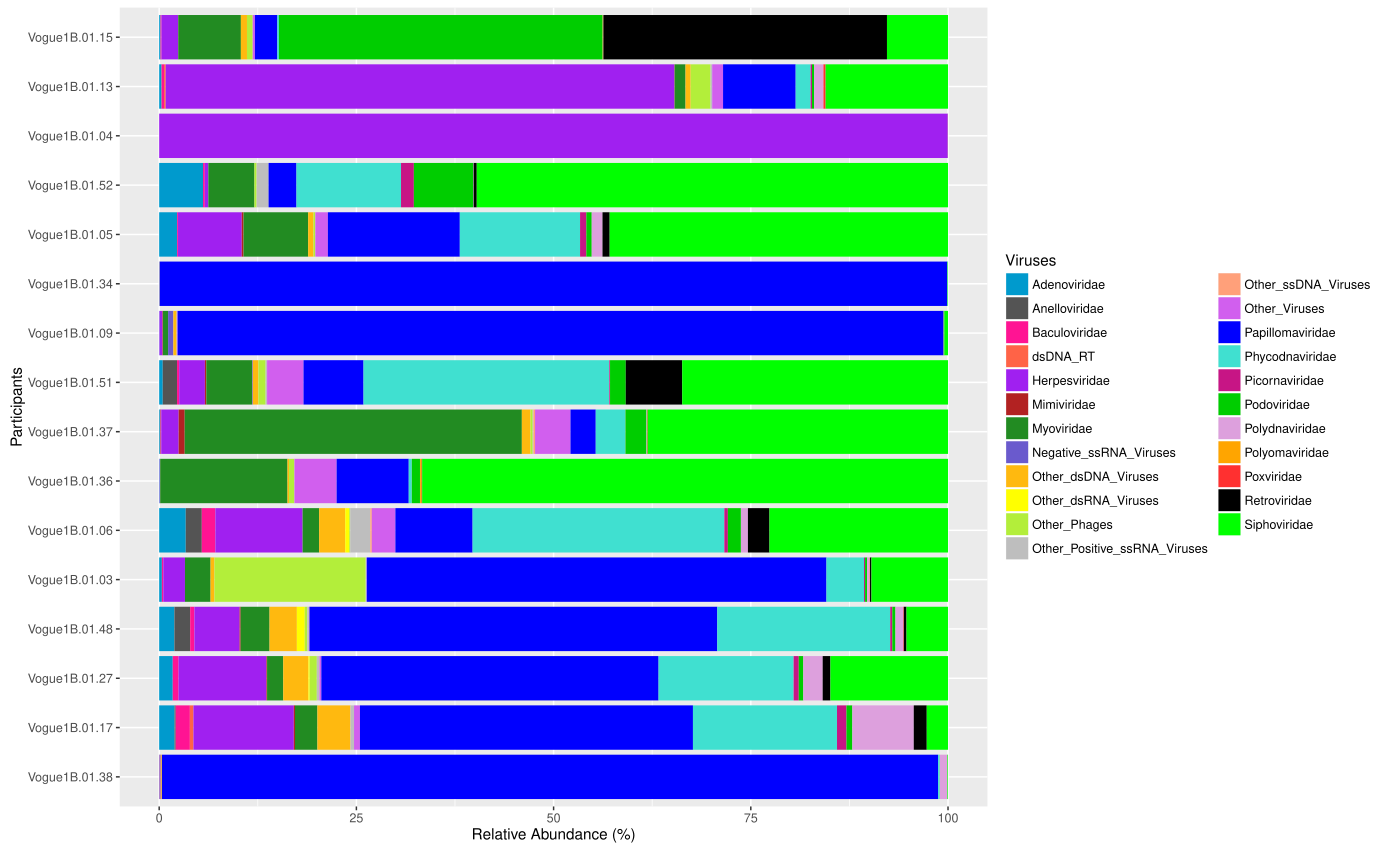

The script that drew this image:
#1B: Suppressed
data <- read.csv("viral_groups_1B.csv")

#suppressed women
sup <- data %>%
  select(Viruses, Vogue1B.01.03, Vogue1B.01.04, Vogue1B.01.05, Vogue1B.01.06, 
         Vogue1B.01.09, Vogue1B.01.13, Vogue1B.01.15, 
         Vogue1B.01.17, Vogue1B.01.27, Vogue1B.01.34, Vogue1B.01.36, 
         Vogue1B.01.37, 
         Vogue1B.01.38, Vogue1B.01.48, Vogue1B.01.51,Vogue1B.01.52)

#reformat
rownames(sup) <- sup[,1]
sup[,1] <- NULL
sup <- as.data.frame(t(sup))
sup[is.na(sup)] <- 0
sup <- add_rownames(sup, "Participants")

#call for clustering
clust7 <- read.csv("data_clust_7_v2.csv")

#only want suppressed
clust7 <- clust7[order(clust7$X),]
clust7 <- clust7[c(2:5,7,10:12,15,17:20,23:25),]

#rename header and merge with supressed
clust7 <- dplyr::rename(clust7, Participants = X)

#merge
total <- join(sup, clust7, type="full")

#bac counts
data2 <-
  gather(total, key = 'Viruses', value = 'Counts', Papillomaviridae,
         Siphoviridae, Herpesviridae, Phycodnaviridae, Myoviridae,
         Podoviridae, Retroviridae, Other_Phages, Other_Viruses,
         Other_dsDNA_Viruses, Adenoviridae, Polydnaviridae, Anelloviridae,
         Baculoviridae, Other_Positive_ssRNA_Viruses, Picornaviridae, Mimiviridae,
         Other_dsRNA_Viruses, Negative_ssRNA_Viruses, dsDNA_RT, Poxviridae,
         Other_ssDNA_Viruses, Polyomaviridae)

vmb <- tbl_df(data2) %>% # finally got the percentages correct
  group_by(Participants) %>%
  select(Participants, Viruses, Counts, Group) %>%
  mutate(Group.Percentage = Counts/(sum(Counts))*100) %>% # can either have % or decimal
  arrange(Participants)

# #order by factor levels
vmb$Participants <- factor(vmb$Participants, 
                              levels = vmb$Participants[order(vmb$Group)])


# #order viral groups by abundance
# abundance_order <- vmb %>% group_by(Viruses) %>% summarize(count = mean(Group.Percentage)) %>% arrange(desc(count)) %>% .[['Viruses']]
# 
# #Dean added to order by factor levels
# vmb$Viruses <- factor(vmb$Viruses, 
#                       levels = abundance_order)

#bar plot with custom colors
jColors <- c('deepskyblue3', 'gray33', 'deeppink', 'tomato', 
             'purple', 'firebrick', 'forestgreen', 'slateblue',
             'darkgoldenrod1', 'yellow', 'olivedrab2', 'gray',
             'lightsalmon', 'mediumorchid2', 'blue', 'turquoise', 
             'mediumvioletred', 'green3', 'plum', 'orange', 
             'firebrick1', 'black', 'green')

ggplot(data = vmb, aes(x = Participants, y = Group.Percentage, fill = Viruses)) + 
  geom_bar(stat = "identity") + coord_flip() +  scale_fill_manual(values=jColors) +
  ylab("Relative Abundance (%)") 
